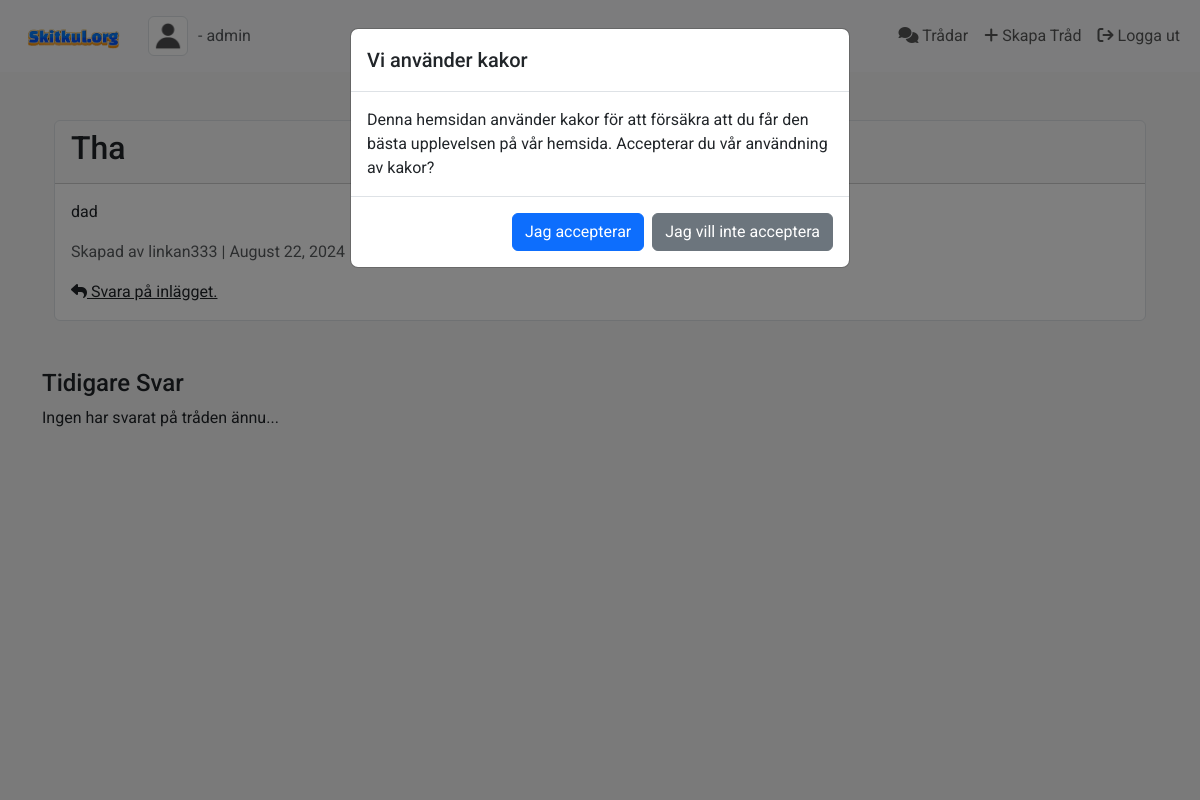
The page /threads/2 (signed in) on the database its author committed.
### app.py (models this page shows, shortened)
class User(db.Model, UserMixin):
    id = db.Column(db.Integer, primary_key=True)
    username = db.Column(db.String(150), nullable=False, unique=True)
    email = db.Column(db.String(150), nullable=False, unique=True)
    password = db.Column(db.String(150), nullable=False)
    profile_picture = db.Column(db.String(150), nullable=True)
    join_date = db.Column(db.DateTime, nullable=False, default=datetime.utcnow)
    is_active = db.Column(db.Boolean, default=False)
    threads = db.relationship('Thread', backref='author', lazy=True)
    is_admin = db.Column(db.Boolean, default=False)
    notifications = db.relationship('Notification', back_populates='user', lazy='dynamic')

class Thread(db.Model):
    id = db.Column(db.Integer, primary_key=True)
    title = db.Column(db.String(150), nullable=False)
    content = db.Column(db.Text, nullable=False)
    author_id = db.Column(db.Integer, db.ForeignKey('user.id'), nullable=False)
    timestamp = db.Column(db.DateTime, default=datetime.utcnow)
    replies = db.relationship('Reply', backref='thread', lazy=True, cascade='all, delete-orphan')

### app.py (the view, shortened to what this page needs)
@app.route('/threads/<int:thread_id>', methods=['GET', 'POST'])
def view_thread(thread_id):
    thread = Thread.query.get_or_404(thread_id)
    form = ReplyForm()
    replies = Reply.query.filter_by(thread_id=thread.id).order_by(Reply.timestamp.asc()).all()
    if form.validate_on_submit():
        reply = Reply(content=form.content.data, author=current_user, thread=thread)
        db.session.add(reply)
        db.session.commit()
        flash('Ditt svar har lagts till.', 'success')
        return redirect(url_for('view_thread', thread_id=thread.id))
    return render_template('view_thread.html', thread=thread, form=form, replies=replies)

### app.py (called while the page is built)
@login_manager.user_loader
def load_user(user_id):
    return User.query.get(int(user_id))

### templates/view_thread.html (shortened to what this page needs)
{% extends "layout.html" %}
{% block content %}
<div class="container mt-5">
    <div class="card border rounded" style="border-color: black;">
        <div class="card-header">
            <h2>{{ thread.title }}</h2>
        </div>
        <div class="card-body">
            <p>{{ thread.content }}</p>
            <p class="text-muted">Skapad av {{ thread.author.username }} | {{ thread.timestamp.strftime('%B %d, %Y') }}</p>
            <a href="{{ url_for('reply_thread', thread_id=thread.id) }}" class="text-dark"><i class="fa-solid fa-reply"></i> Svara på inlägget.</a>
        </div>
    </div>
</div>
<h4 class="mt-5">Tidigare Svar</h4>
{% if replies %}
<ul class="list-group mb-4">
    {% for reply in replies %}
    <li class="list-group-item">
        <div class="d-flex align-items-center">
            {% if reply.author.profile_picture %}
                <img src="{{ url_for('static', filename='profile_pics/' + reply.author.profile_picture) }}" alt="Profile Picture" class="img-thumbnail text-muted" style="width: 50px; height: 50px; margin-right: 10px;">
            {% else %}
                <img src="{{ url_for('static', filename='profile_pics/default.png') }}" alt="Default Profile Picture" class="img-thumbnail text-muted" style="width: 50px; height: 50px; margin-right: 10px;">
            {% endif %}
            <div>
                <a class="mb-0 text-muted" href="{{ url_for('user_profile', username=reply.author.username) }}">
                    - {{ reply.author.username }}
                </a>
             </div>
        </div>
    </li>
</ul>
            <p class="align-items-center ms-2">{{ reply.content }}</p>
        </li>
    {% endfor %}
    {% else %}
        <p>Ingen har svarat på tråden ännu...</p>
    {% endif %}
{% endblock %}

### templates/layout.html (shortened to what this page needs)
<!DOCTYPE html>
<html lang="en">
<head>
    <link href="https://cdn.jsdelivr.net/npm/bootstrap@5.3.3/dist/css/bootstrap.min.css" rel="stylesheet">
    <link rel="stylesheet" href="https://cdnjs.cloudflare.com/ajax/libs/font-awesome/6.6.0/css/all.min.css" />
    <link rel="stylesheet" href="{{ url_for('static', filename='css/styles.css') }}">
</head>
<body>
<nav class="navbar navbar-expand-lg navbar-light bg-light">
    <div class="container-fluid">
        <a class="navbar-brand" href="/">
            <img src="/static/media/logga.png" alt="Skitkul.org" width="120">
        </a>
        <div class="d-flex align-items-center">
            {% if current_user.is_authenticated %}
                {% set profile_pic = current_user.profile_picture or 'default.png' %}
                <img src="{{ url_for('static', filename='profile_pics/' + profile_pic) }}" alt="Profile Picture" class="img-thumbnail" style="width: 40px; height: 40px; margin-right: 10px;">
                <a class="mb-0 text-muted" style="text-decoration: none;" href="{{ url_for('user_profile', username=current_user.username) }}">
                    - {{ current_user.username }}
                </a>
            {% endif %}
        </div>
        <div class="collapse navbar-collapse justify-content-end" id="navbarNav">
            <ul class="navbar-nav">
                <li class="nav-item">
                    <a class="nav-link" href="/forum"><i class="fas fa-comments"></i> Trådar</a>
                </li>
                {% if current_user.is_authenticated %}
                    <li class="nav-item">
                        <a class="nav-link" href="/threads/new"><i class="fas fa-plus"></i> Skapa Tråd</a>
                    </li>
                    <li class="nav-item">
                        <a class="nav-link" href="/logout"><i class="fa-solid fa-arrow-right-from-bracket"></i> Logga ut</a>
                    </li>
                {% endif %}
            </ul>
        </div>
    </div>
</nav>
<div class="modal fade" id="cookieConsentModal" tabindex="-1" aria-labelledby="cookieConsentModalLabel" aria-hidden="true">
    <div class="modal-dialog">
        <div class="modal-content">
            <div class="modal-header">
                <h5 class="modal-title" id="cookieConsentModalLabel">Vi använder kakor</h5>
            </div>
            <div class="modal-body">
                Denna hemsidan använder kakor för att försäkra att du får den bästa upplevelsen på vår hemsida. Accepterar du vår användning av kakor?
            </div>
            <div class="modal-footer">
                <button type="button" class="btn btn-primary" id="acceptCookies">Jag accepterar</button>
                <button type="button" class="btn btn-secondary" id="declineCookies">Jag vill inte acceptera</button>
            </div>
        </div>
    </div>
</div>
    <div class="container">
        {% block content %}{% endblock %}
    </div>
    </body>
</html>

### static/styles.css (style rules this page uses)
body { font-family: 'Roboto', sans-serif; background: whitesmoke; }
.navbar-brand img { max-height: 50px; }

### rows shown on the page
User: username "admin"
Thread: title "Tha", content "dad", timestamp "August 22, 2024"
User: author.username "linkan333"
